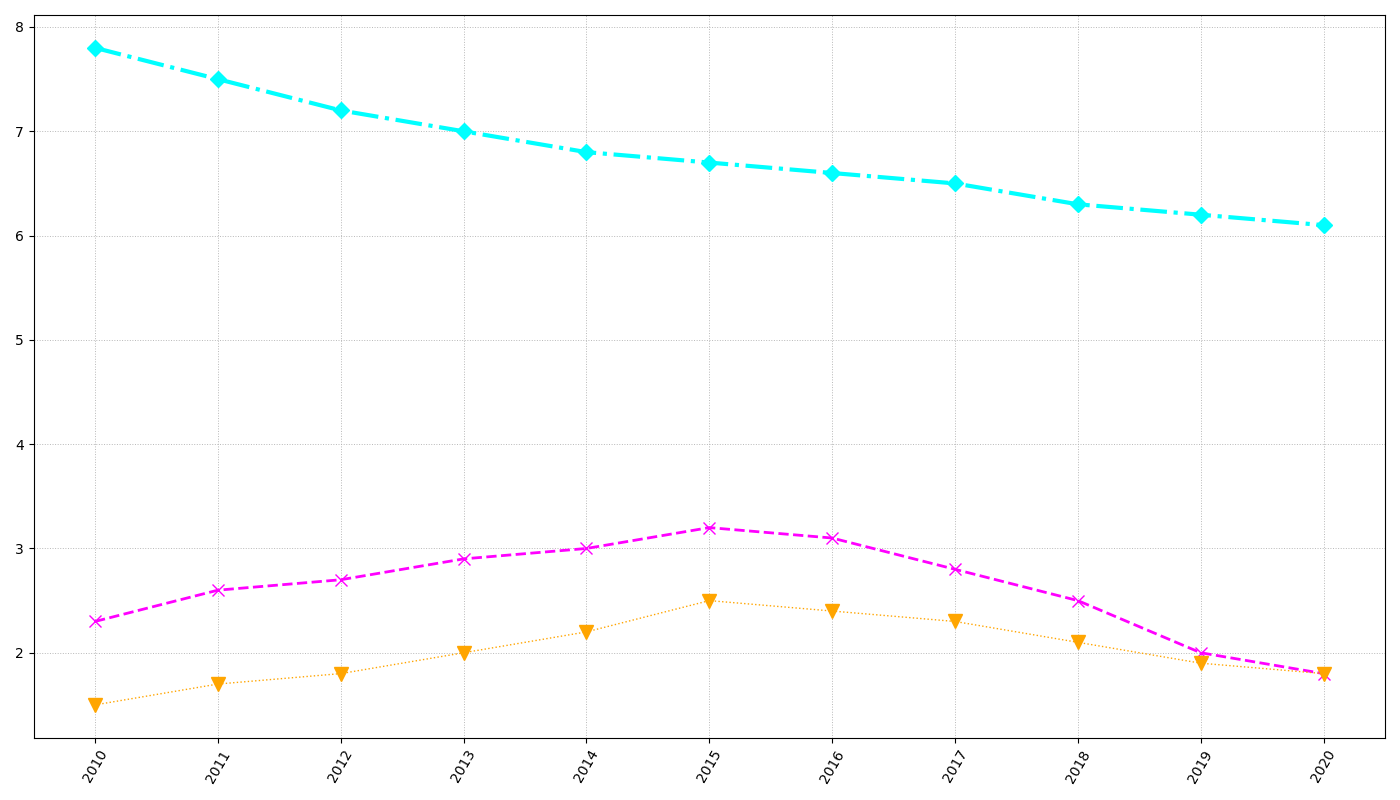

The Python source for this figure:
import matplotlib.pyplot as plt
import numpy as np

years = np.arange(2010, 2021)
gdp_growth = np.array([2.3, 2.6, 2.7, 2.9, 3.0, 3.2, 3.1, 2.8, 2.5, 2.0, 1.8])
unemployment_rate = np.array([7.8, 7.5, 7.2, 7.0, 6.8, 6.7, 6.6, 6.5, 6.3, 6.2, 6.1])
inflation_rate = np.array([1.5, 1.7, 1.8, 2.0, 2.2, 2.5, 2.4, 2.3, 2.1, 1.9, 1.8])

fig, ax1 = plt.subplots(figsize=(14, 8))

ax1.plot(years, gdp_growth, color='magenta', marker='x', linestyle='--', linewidth=2, markersize=8)
ax1.plot(years, unemployment_rate, color='cyan', marker='D', linestyle='-.', linewidth=3, markersize=8)
ax1.plot(years, inflation_rate, color='orange', marker='v', linestyle=':', linewidth=1, markersize=10)

ax1.grid(True, linestyle=':', linewidth=0.7, alpha=0.9)

ax1.set_xticks(years)
plt.xticks(rotation=60)
plt.tight_layout()

plt.show()
